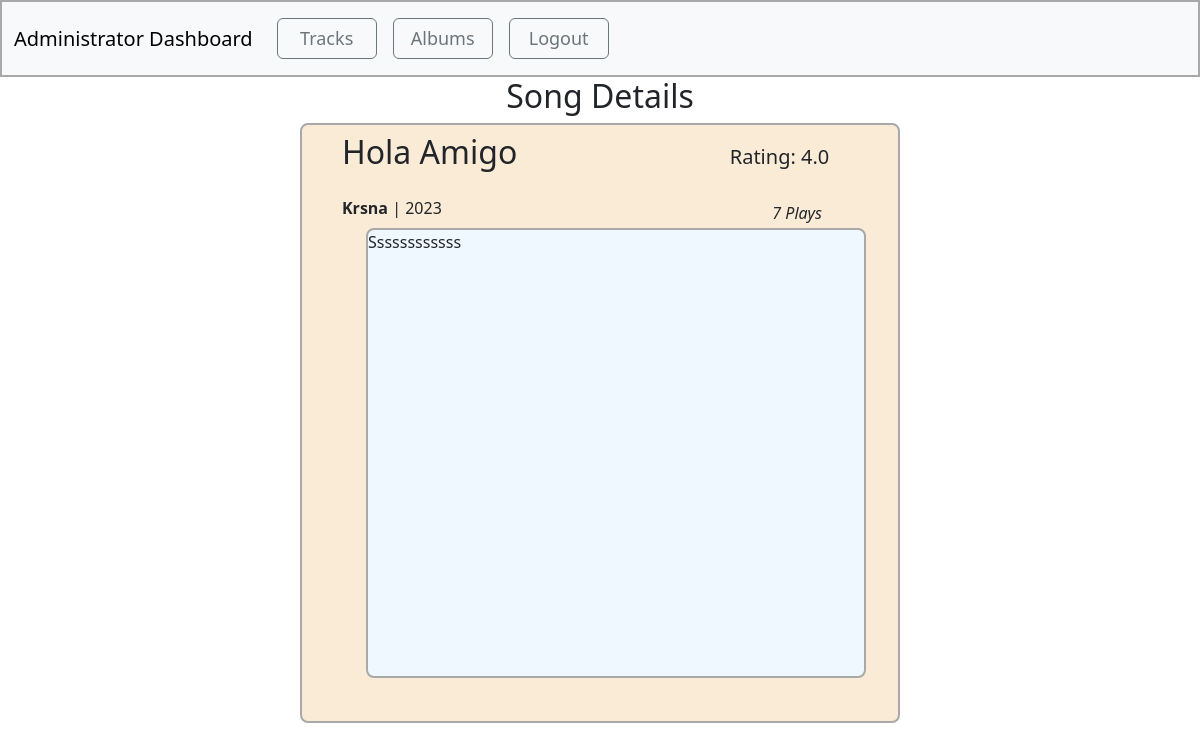
Screenshot of /admin_song_lyrics/1/1 with the database file from the repository.
### model1.py (models this page shows, shortened)
class Song(db.Model):
    song_id = db.Column(db.Integer, primary_key=True)
    song_name = db.Column(db.String(100), nullable=False)
    song_artist = db.Column(db.String(100))
    song_language = db.Column(db.String(30))
    song_genre = db.Column(db.String(50))
    song_lyrics = db.Column(db.Text())   # variable string size
    song_duration = db.Column(db.Integer)  # in seconds
    release_date = db.Column(db.String(20))
    creator_id = db.Column(db.Integer, db.ForeignKey("user.user_id"), nullable=False)
    album_id = db.Column(db.Integer, db.ForeignKey("album.album_id") ,default=None)
    song_path = db.Column(db.String(255),default=None)
    song_thumbnail = db.Column(db.String(255),default=None)
    song_play_count = db.Column(db.Integer, default=0)
    song_flag = db.Column(db.Boolean,default=False)
    song_avg_rating = db.Column(db.Float(), default=0) # included later during devlopement
    creator = db.relationship("User", backref="songs")
    ratings= db.relationship("Rating",backref="song",cascade="all, delete")

### app.py (the view)
@app.route("/admin_song_lyrics/<int:a_id>/<int:s_id>", methods=["GET", "POST"])
def admin_song_lyrics(s_id, a_id):
    song = Song.query.get(s_id)
    admin = Admin.query.get(a_id)
    return render_template("admin_song_lyrics.html", song=song, admin=admin)

### app.py (called while the page is built)
@app.context_processor
def search_processor():
    return {'searched': request.form.get("searched")}

### templates/admin_song_lyrics.html (shortened to what this page needs)
<!DOCTYPE html>
<html lang="en">
<head>
    <link href="https://cdn.jsdelivr.net/npm/bootstrap@5.3.2/dist/css/bootstrap.min.css" rel="stylesheet"
 />
</head>
<body>
<div id="navbar" style="border: 2px solid darkgray;">
    <nav class="navbar navbar-expand-lg bg-body-tertiary">
        <div class="container-fluid ">
            <a class="navbar-brand" href="/admin_home/{{admin.admin_id}}">Administrator Dashboard</a>
            <div class="collapse navbar-collapse " id="navbarNavAltMarkup">
                <div class="navbar-nav " >
                    <a style="width: 100px; font-size:large;" type="button" class="btn btn-outline-secondary m-2" href="/admin_songs/{{admin.admin_id}}">Tracks</a>
                    <a style="width: 100px; font-size:large;" type="button" class=" btn btn-outline-secondary m-2" href="/admin_albums/{{admin.admin_id}}">Albums</a>
                    <a style="width: 100px; font-size:large;" class=" btn btn-outline-secondary m-2" href="/admin_logout/{{admin.admin_id}}">Logout</a>
                </div>
            </div>
        </div>
    </nav>
</div>
    <div class="container-fluid">
        <h2>Song Details</h2>
        <div class="song-details">
            <ul type="none">
                <div class="d-flex flex-row   position-relative">
                    <div class="p-2 "><li id="list-item1"><h2>{{song.song_name}}</h2></li></div>
                    <div class="p-2 me-5  w-25 h-75 rounded position-absolute top-50 end-0 translate-middle-y "><li class="text-capitalize fs-5 "><p>rating: {{song.song_avg_rating}}</p></li></div>
                </div>
                <div class="d-flex flex-row  position-relative">
                    <div class="p-2 "><li id="list-item2"><b>{{song.song_artist}}</b> | {{song.release_date[0:4]}} </li></div>
                    <div class="p-2 me-5  w-25 h-75 rounded position-absolute top-50 end-0 translate-middle-y "><li class="text-capitalize fs-6 fst-italic" id="list-item4">{{song.song_play_count}} Plays</li></div>
                </div>
                <div class="lyrics">
                    <li id="list-item5">{{song.song_lyrics}}</li>
                </div>
            </ul>
        </div>
    </div>
</body>
</html>

### templates/admin_song_lyrics.html (style rules this page uses)
.container-fluid { text-align: center; }
.song-details { width: 600px; height: 600px; background-color:antiquewhite; margin: auto; overflow:auto; text-align: center; text-transform: capitalize; border: 2px solid darkgray; border-radius: 8px; }
.lyrics { width: 500px; height: 450px; overflow:auto; background-color:aliceblue; margin: auto; text-align: left; text-transform: capitalize; border: 2px solid darkgray; border-radius: 8px; }
#list-item1 { text-align: left; }
#list-item2 { text-align: left; }
#list-item4 , #rate { text-align: right; margin-right: 20px; }

### rows the page displays
Song: song_name "Hola Amigo", song_avg_rating "4.0", song_artist "Krsna", release_date "2023", song_play_count "7", song_lyrics "Ssssssssssss"
